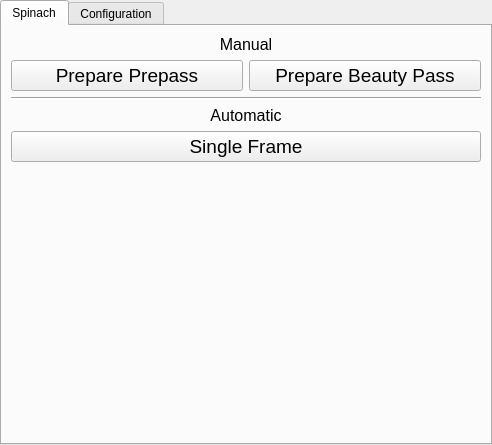
<?xml version="1.0" encoding="UTF-8"?>
<ui version="4.0">
 <class>RenderFarmingUI</class>
 <widget class="QTabWidget" name="RenderFarmingUI">
  <property name="geometry">
   <rect>
    <x>0</x>
    <y>0</y>
    <width>492</width>
    <height>445</height>
   </rect>
  </property>
  <property name="minimumSize">
   <size>
    <width>400</width>
    <height>0</height>
   </size>
  </property>
  <property name="windowTitle">
   <string>Render Farming</string>
  </property>
  <property name="currentIndex">
   <number>0</number>
  </property>
  <widget class="QWidget" name="spinach">
   <attribute name="title">
    <string>Spinach</string>
   </attribute>
   <layout class="QVBoxLayout" name="verticalLayout_3">
    <item>
     <widget class="QLabel" name="label">
      <property name="font">
       <font>
        <pointsize>12</pointsize>
       </font>
      </property>
      <property name="text">
       <string>Manual</string>
      </property>
      <property name="alignment">
       <set>Qt::AlignCenter</set>
      </property>
     </widget>
    </item>
    <item>
     <layout class="QHBoxLayout" name="horizontalLayout">
      <item>
       <widget class="QPushButton" name="single_frame_prepass_btn">
        <property name="minimumSize">
         <size>
          <width>0</width>
          <height>30</height>
         </size>
        </property>
        <property name="font">
         <font>
          <pointsize>14</pointsize>
         </font>
        </property>
        <property name="text">
         <string>Prepare Prepass</string>
        </property>
       </widget>
      </item>
      <item>
       <widget class="QPushButton" name="single_frame_beauty_pass_handler_btn">
        <property name="minimumSize">
         <size>
          <width>0</width>
          <height>30</height>
         </size>
        </property>
        <property name="font">
         <font>
          <pointsize>14</pointsize>
         </font>
        </property>
        <property name="text">
         <string>Prepare Beauty Pass</string>
        </property>
       </widget>
      </item>
     </layout>
    </item>
    <item>
     <widget class="Line" name="line">
      <property name="orientation">
       <enum>Qt::Horizontal</enum>
      </property>
     </widget>
    </item>
    <item>
     <widget class="QLabel" name="label_2">
      <property name="font">
       <font>
        <pointsize>12</pointsize>
       </font>
      </property>
      <property name="text">
       <string>Automatic</string>
      </property>
      <property name="alignment">
       <set>Qt::AlignCenter</set>
      </property>
     </widget>
    </item>
    <item>
     <widget class="QPushButton" name="single_frame_auto_btn">
      <property name="minimumSize">
       <size>
        <width>0</width>
        <height>30</height>
       </size>
      </property>
      <property name="font">
       <font>
        <pointsize>14</pointsize>
       </font>
      </property>
      <property name="text">
       <string>Single Frame</string>
      </property>
      <property name="checkable">
       <bool>false</bool>
      </property>
     </widget>
    </item>
    <item>
     <spacer name="verticalSpacer_2">
      <property name="orientation">
       <enum>Qt::Vertical</enum>
      </property>
      <property name="sizeHint" stdset="0">
       <size>
        <width>20</width>
        <height>40</height>
       </size>
      </property>
     </spacer>
    </item>
   </layout>
  </widget>
  <widget class="QWidget" name="config">
   <attribute name="title">
    <string>Configuration</string>
   </attribute>
   <layout class="QVBoxLayout" name="verticalLayout_2">
    <item>
     <layout class="QVBoxLayout" name="verticalLayout">
      <property name="sizeConstraint">
       <enum>QLayout::SetDefaultConstraint</enum>
      </property>
      <property name="leftMargin">
       <number>10</number>
      </property>
      <property name="topMargin">
       <number>0</number>
      </property>
      <property name="rightMargin">
       <number>10</number>
      </property>
      <property name="bottomMargin">
       <number>0</number>
      </property>
      <item>
       <layout class="QFormLayout" name="formLayout_paths">
        <item row="1" column="0">
         <widget class="QLabel" name="label_project_projectCode">
          <property name="minimumSize">
           <size>
            <width>100</width>
            <height>0</height>
           </size>
          </property>
          <property name="text">
           <string>Project Code</string>
          </property>
         </widget>
        </item>
        <item row="1" column="1">
         <widget class="QLineEdit" name="config_project_projectCode_le">
          <property name="sizePolicy">
           <sizepolicy hsizetype="Expanding" vsizetype="Fixed">
            <horstretch>0</horstretch>
            <verstretch>0</verstretch>
           </sizepolicy>
          </property>
          <property name="minimumSize">
           <size>
            <width>350</width>
            <height>0</height>
           </size>
          </property>
         </widget>
        </item>
        <item row="2" column="1">
         <widget class="QLineEdit" name="config_project_fullName_le">
          <property name="minimumSize">
           <size>
            <width>350</width>
            <height>0</height>
           </size>
          </property>
         </widget>
        </item>
        <item row="4" column="0">
         <widget class="QLabel" name="label_paths_projectsDirectory">
          <property name="minimumSize">
           <size>
            <width>100</width>
            <height>0</height>
           </size>
          </property>
          <property name="text">
           <string>Projects Directory</string>
          </property>
         </widget>
        </item>
        <item row="4" column="1">
         <widget class="QLineEdit" name="config_paths_projectsDirectory_le">
          <property name="minimumSize">
           <size>
            <width>350</width>
            <height>0</height>
           </size>
          </property>
         </widget>
        </item>
        <item row="5" column="0">
         <widget class="QLabel" name="label_paths_framesDirectory">
          <property name="sizePolicy">
           <sizepolicy hsizetype="Expanding" vsizetype="Preferred">
            <horstretch>0</horstretch>
            <verstretch>0</verstretch>
           </sizepolicy>
          </property>
          <property name="minimumSize">
           <size>
            <width>100</width>
            <height>0</height>
           </size>
          </property>
          <property name="text">
           <string>Frames Directory</string>
          </property>
         </widget>
        </item>
        <item row="5" column="1">
         <widget class="QLineEdit" name="config_paths_framesDirectory_le">
          <property name="minimumSize">
           <size>
            <width>350</width>
            <height>0</height>
           </size>
          </property>
         </widget>
        </item>
        <item row="6" column="0">
         <widget class="QLabel" name="label_paths_irradianceMapDirectory">
          <property name="minimumSize">
           <size>
            <width>100</width>
            <height>0</height>
           </size>
          </property>
          <property name="text">
           <string>Irradiance Map Directory</string>
          </property>
         </widget>
        </item>
        <item row="6" column="1">
         <widget class="QLineEdit" name="config_paths_irradianceMapDirectory_le">
          <property name="minimumSize">
           <size>
            <width>350</width>
            <height>0</height>
           </size>
          </property>
         </widget>
        </item>
        <item row="7" column="0">
         <widget class="QLabel" name="label_paths_lightCacheDirectory">
          <property name="minimumSize">
           <size>
            <width>100</width>
            <height>0</height>
           </size>
          </property>
          <property name="text">
           <string>Light Cache Directory</string>
          </property>
         </widget>
        </item>
        <item row="7" column="1">
         <widget class="QLineEdit" name="config_paths_lightCacheDirectory_le">
          <property name="minimumSize">
           <size>
            <width>350</width>
            <height>0</height>
           </size>
          </property>
         </widget>
        </item>
        <item row="8" column="0">
         <widget class="QLabel" name="label_paths_logDirectory">
          <property name="minimumSize">
           <size>
            <width>100</width>
            <height>0</height>
           </size>
          </property>
          <property name="text">
           <string>Log Directory</string>
          </property>
         </widget>
        </item>
        <item row="8" column="1">
         <widget class="QLineEdit" name="config_paths_logDirectory_le">
          <property name="minimumSize">
           <size>
            <width>350</width>
            <height>0</height>
           </size>
          </property>
          <property name="text">
           <string/>
          </property>
         </widget>
        </item>
        <item row="2" column="0">
         <widget class="QLabel" name="label_project_fullName">
          <property name="sizePolicy">
           <sizepolicy hsizetype="Expanding" vsizetype="Preferred">
            <horstretch>0</horstretch>
            <verstretch>0</verstretch>
           </sizepolicy>
          </property>
          <property name="minimumSize">
           <size>
            <width>100</width>
            <height>0</height>
           </size>
          </property>
          <property name="text">
           <string>Full Project Name</string>
          </property>
         </widget>
        </item>
        <item row="10" column="1">
         <widget class="QLineEdit" name="config_backburner_manager_le">
          <property name="minimumSize">
           <size>
            <width>350</width>
            <height>0</height>
           </size>
          </property>
         </widget>
        </item>
        <item row="10" column="0">
         <widget class="QLabel" name="label_backburner_manager">
          <property name="minimumSize">
           <size>
            <width>100</width>
            <height>0</height>
           </size>
          </property>
          <property name="text">
           <string>Manager</string>
          </property>
         </widget>
        </item>
        <item row="12" column="1">
         <widget class="QComboBox" name="config_logging_loggingLevel_cmbx">
          <property name="editable">
           <bool>false</bool>
          </property>
          <item>
           <property name="text">
            <string>Critical</string>
           </property>
          </item>
          <item>
           <property name="text">
            <string>Error</string>
           </property>
          </item>
          <item>
           <property name="text">
            <string>Warning</string>
           </property>
          </item>
          <item>
           <property name="text">
            <string>Info</string>
           </property>
          </item>
          <item>
           <property name="text">
            <string>Debug</string>
           </property>
          </item>
         </widget>
        </item>
        <item row="12" column="0">
         <widget class="QLabel" name="label_logging_loggingLevel">
          <property name="minimumSize">
           <size>
            <width>100</width>
            <height>0</height>
           </size>
          </property>
          <property name="text">
           <string>Logging Level</string>
          </property>
         </widget>
        </item>
        <item row="0" column="0" colspan="2">
         <widget class="QLabel" name="label_project">
          <property name="minimumSize">
           <size>
            <width>0</width>
            <height>20</height>
           </size>
          </property>
          <property name="maximumSize">
           <size>
            <width>16777215</width>
            <height>200</height>
           </size>
          </property>
          <property name="font">
           <font>
            <pointsize>12</pointsize>
           </font>
          </property>
          <property name="text">
           <string>Project</string>
          </property>
          <property name="alignment">
           <set>Qt::AlignCenter</set>
          </property>
         </widget>
        </item>
        <item row="3" column="0" colspan="2">
         <widget class="QLabel" name="label_paths">
          <property name="minimumSize">
           <size>
            <width>0</width>
            <height>20</height>
           </size>
          </property>
          <property name="maximumSize">
           <size>
            <width>16777215</width>
            <height>200</height>
           </size>
          </property>
          <property name="font">
           <font>
            <pointsize>12</pointsize>
           </font>
          </property>
          <property name="text">
           <string>Paths</string>
          </property>
          <property name="alignment">
           <set>Qt::AlignCenter</set>
          </property>
         </widget>
        </item>
        <item row="9" column="0" colspan="2">
         <widget class="QLabel" name="label_backburner">
          <property name="minimumSize">
           <size>
            <width>0</width>
            <height>20</height>
           </size>
          </property>
          <property name="maximumSize">
           <size>
            <width>16777215</width>
            <height>200</height>
           </size>
          </property>
          <property name="font">
           <font>
            <pointsize>12</pointsize>
           </font>
          </property>
          <property name="text">
           <string>Backburner</string>
          </property>
          <property name="alignment">
           <set>Qt::AlignCenter</set>
          </property>
         </widget>
        </item>
        <item row="11" column="0" colspan="2">
         <widget class="QLabel" name="label_logging">
          <property name="minimumSize">
           <size>
            <width>0</width>
            <height>20</height>
           </size>
          </property>
          <property name="maximumSize">
           <size>
            <width>16777215</width>
            <height>200</height>
           </size>
          </property>
          <property name="font">
           <font>
            <pointsize>12</pointsize>
           </font>
          </property>
          <property name="text">
           <string>Logging</string>
          </property>
          <property name="alignment">
           <set>Qt::AlignCenter</set>
          </property>
         </widget>
        </item>
       </layout>
      </item>
      <item>
       <spacer name="verticalSpacer">
        <property name="orientation">
         <enum>Qt::Vertical</enum>
        </property>
        <property name="sizeHint" stdset="0">
         <size>
          <width>20</width>
          <height>40</height>
         </size>
        </property>
       </spacer>
      </item>
      <item>
       <layout class="QHBoxLayout" name="horizontalLayout_config_controlButtons">
        <item>
         <widget class="QPushButton" name="config_save_btn">
          <property name="minimumSize">
           <size>
            <width>120</width>
            <height>30</height>
           </size>
          </property>
          <property name="text">
           <string>Save</string>
          </property>
         </widget>
        </item>
        <item>
         <spacer name="horizontal_spacer_config_controlButtons">
          <property name="orientation">
           <enum>Qt::Horizontal</enum>
          </property>
          <property name="sizeType">
           <enum>QSizePolicy::Expanding</enum>
          </property>
          <property name="sizeHint" stdset="0">
           <size>
            <width>10</width>
            <height>20</height>
           </size>
          </property>
         </spacer>
        </item>
        <item>
         <widget class="QPushButton" name="config_reset_btn">
          <property name="minimumSize">
           <size>
            <width>120</width>
            <height>30</height>
           </size>
          </property>
          <property name="text">
           <string>Reset</string>
          </property>
         </widget>
        </item>
       </layout>
      </item>
     </layout>
    </item>
   </layout>
  </widget>
 </widget>
 <resources/>
 <connections/>
</ui>
